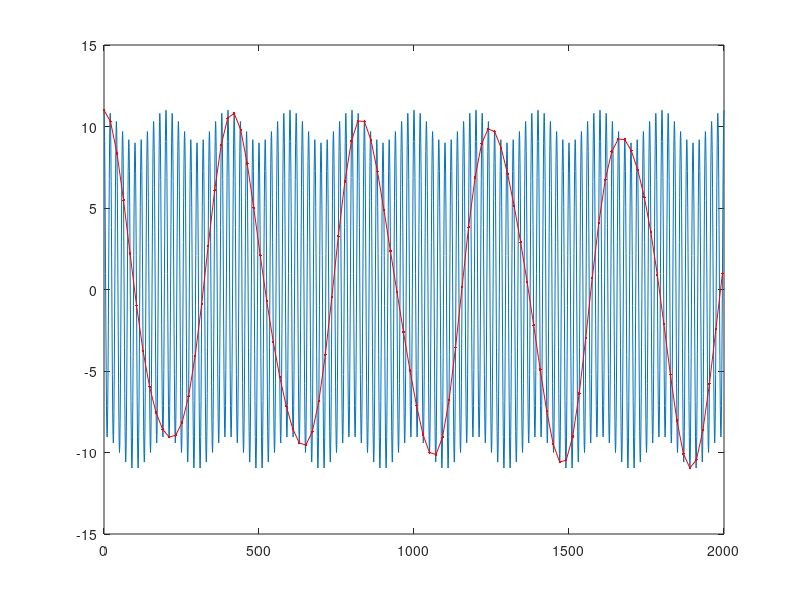

This figure's MATLAB source:
close all; clear;

% create ideal time array
dt_ideal = 1.0;
time_ideal = 0 : dt_ideal : 2000;

% create wave 1
T_wave1 = 20;
A_wave1 = 10;
wave1 = A_wave1*cos(2*pi*time_ideal/T_wave1);

% create wave 2
T_wave2 = 200;
A_wave2 = 1;
wave2 = A_wave2*cos(2*pi*time_ideal/T_wave2);

% combine the waves
wave_total_ideal = wave1 + wave2;

% plot it
plot(time_ideal,wave_total_ideal)

%%%%%%%%%%%%%%%%%%%%%%%%%%%%%%%%%%%%%%%%%%%%%%%%%%%
% OUR recording time,
mult = 21;
t = 0 : mult*dt_ideal : 2000;

% MY recorded wave
wave_recording = interp1(time_ideal,wave_total_ideal,t);

hold on
plot(t,wave_recording,'r.-')